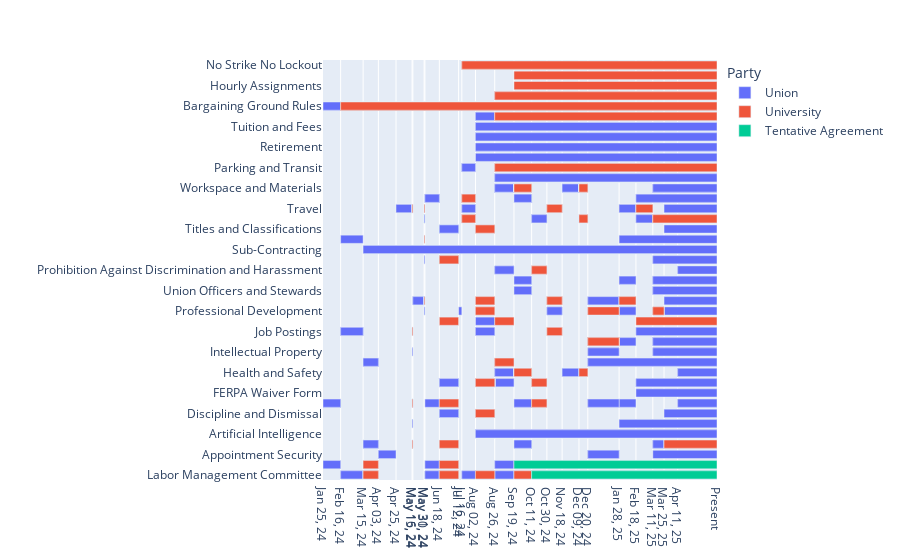

The notebook cell this image was saved under:
### Code cell
def negotiation_timeline(range_):
    timeline = px.timeline(negotiations, 
                x_start=negotiations["Start Date"], 
                x_end=negotiations["End Date"],
                y="Article",
                color="Party",
                custom_data="Changes from Previous Version",
                labels={"Article":""})

    timeline.update_traces(hovertemplate= 
                        "<b>Topic:</b> %{y} <br>" +
                        "<b>Date: </b> %{x} <br>" +
                        "%{customdata}<extra></extra>")

    timeline.update_layout(
        xaxis = dict(
            tickmode = "array",
            tickvals = times,
            ticktext = [time.date().strftime("%b %d, %y") for time in times[:-1]] + ["Present"],
            range = range_,
        ),
    )
    return timeline

timeline = negotiation_timeline([negotiations["Start Date"].min(), negotiations["End Date"].max()])

timeline.show()

### Figure 1 — Plotly figure (JSON) as saved in the notebook; plotly's stock layout.template omitted (floating-point values rounded to 4 significant figures; data arrays with more than 128 entries replaced by an {"elided": "..."} marker saying what was removed)
{"data": [{"base": {"elided": "590 str values"}, "customdata": {"elided": "590x1 str values"}, "hovertemplate": "<b>Topic:</b> %{y} <br><b>Date: </b> %{x} <br>%{customdata}<extra></extra>", "legendgroup": "Union", "marker": {"color": "#636efa", "pattern": {"shape": ""}}, "name": "Union", "orientation": "h", "showlegend": true, "textposition": "auto", "type": "bar", "x": {"elided": "590 int values"}, "xaxis": "x", "y": {"elided": "590 str values"}, "yaxis": "y"}, {"base": {"elided": "293 str values"}, "customdata": {"elided": "293x1 str values"}, "hovertemplate": "<b>Topic:</b> %{y} <br><b>Date: </b> %{x} <br>%{customdata}<extra></extra>", "legendgroup": "University", "marker": {"color": "#EF553B", "pattern": {"shape": ""}}, "name": "University", "orientation": "h", "showlegend": true, "textposition": "auto", "type": "bar", "x": {"elided": "293 int values"}, "xaxis": "x", "y": {"elided": "293 str values"}, "yaxis": "y"}, {"base": ["2024-10-11T00:00:00.000000000", "2024-10-11T00:00:00.000000000", "2024-10-11T00:00:00.000000000", "2024-10-11T00:00:00.000000000", "2024-09-19T00:00:00.000000000", "2024-09-19T00:00:00.000000000"], "customdata": [["Final: Settled at up to 4 representatives per side with flexibility<br>for additional participants"], ["Final: Compromise reached - monthly for first year of Agreement, then<br>quarterly thereafter, with flexibility clause (was: monthly vs<br>quarterly dispute)"], ["Final: No payment language included in final agreement (union proposal<br>for PhD-level SGA payment not accepted)"], ["Final: Cannot discuss active grievances"], ["Final: Severed provision has no effect to extent consistent with court<br>ruling; remainder continues in full force and effect (Union's position<br>prevailed)"], ["Final: Parties agree to discuss and renegotiate affected provisions<br>within 30 days following written request; renegotiation may be<br>delayed/paused by mutual agreement (Union's stronger obligation<br>language prevailed over University's optional discussion)"]], "hovertemplate": "<b>Topic:</b> %{y} <br><b>Date: </b> %{x} <br>%{customdata}<extra></extra>", "legendgroup": "Tentative Agreement", "marker": {"color": "#00cc96", "pattern": {"shape": ""}}, "name": "Tentative Agreement", "orientation": "h", "showlegend": true, "textposition": "auto", "type": "bar", "x": [19958400000, 19958400000, 19958400000, 19958400000, 21859200000, 21859200000], "xaxis": "x", "y": ["Labor Management Committee", "Labor Management Committee", "Labor Management Committee", "Labor Management Committee", "Severability", "Severability"], "yaxis": "y"}], "layout": {"barmode": "overlay", "legend": {"title": {"text": "Party"}, "tracegroupgap": 0}, "margin": {"t": 60}, "xaxis": {"anchor": "y", "domain": [0, 1], "range": ["2024-01-25T00:00:00", "2025-05-30T00:00:00"], "tickmode": "array", "ticktext": ["Jan 25, 24", "Feb 16, 24", "Mar 15, 24", "Apr 03, 24", "Apr 25, 24", "May 15, 24", "May 16, 24", "May 30, 24", "May 31, 24", "Jun 18, 24", "Jul 12, 24", "Jul 16, 24", "Aug 02, 24", "Aug 26, 24", "Sep 19, 24", "Oct 11, 24", "Oct 30, 24", "Nov 18, 24", "Dec 09, 24", "Dec 20, 24", "Jan 28, 25", "Feb 18, 25", "Mar 11, 25", "Mar 25, 25", "Apr 11, 25", "Present"], "tickvals": ["2024-01-25T00:00:00", "2024-02-16T00:00:00", "2024-03-15T00:00:00", "2024-04-03T00:00:00", "2024-04-25T00:00:00", "2024-05-15T00:00:00", "2024-05-16T00:00:00", "2024-05-30T00:00:00", "2024-05-31T00:00:00", "2024-06-18T00:00:00", "2024-07-12T00:00:00", "2024-07-16T00:00:00", "2024-08-02T00:00:00", "2024-08-26T00:00:00", "2024-09-19T00:00:00", "2024-10-11T00:00:00", "2024-10-30T00:00:00", "2024-11-18T00:00:00", "2024-12-09T00:00:00", "2024-12-20T00:00:00", "2025-01-28T00:00:00", "2025-02-18T00:00:00", "2025-03-11T00:00:00", "2025-03-25T00:00:00", "2025-04-11T00:00:00", "2025-05-30T00:00:00"], "type": "date"}, "yaxis": {"anchor": "x", "domain": [0, 1], "title": {"text": ""}}}}
